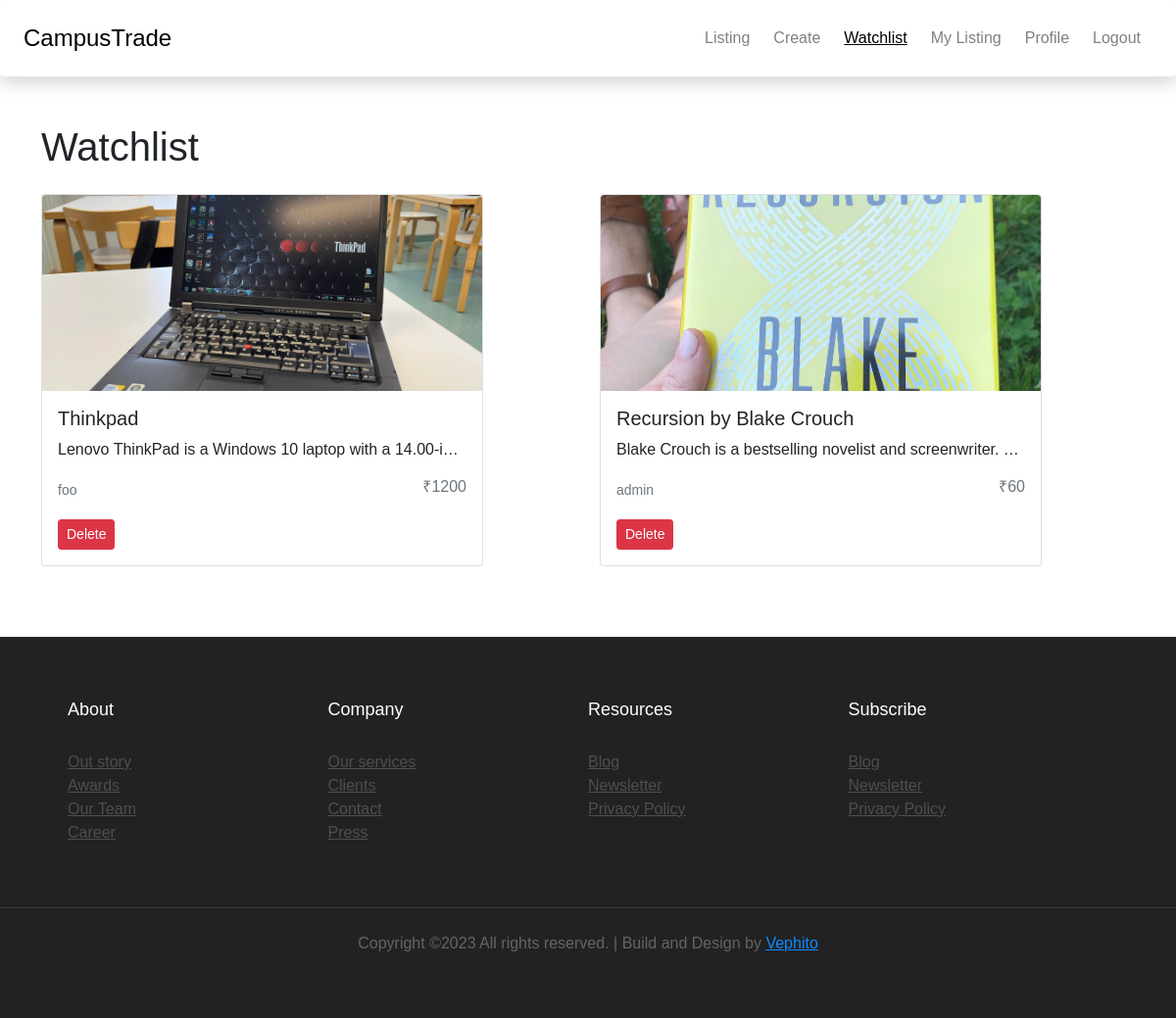
The app's page /auctions/watchlist/ (signed in) with its own data.
### auctions/models.py (models this page shows, shortened)
class Watchlist(models.Model):
    user = models.ForeignKey(User, on_delete=models.CASCADE)
    items = models.ForeignKey(
        Listing, on_delete=models.CASCADE, related_name="watch_items")
    total_items = models.IntegerField(null=True, blank=True)
    class Meta:
        ordering = ['items']

class Listing(models.Model):
    user = models.ForeignKey(
        User, on_delete=models.CASCADE, related_name="owner")
    title = models.CharField(max_length=60, default=None)
    image = models.ImageField(
        upload_to="images/", blank=True, null=True)
    price = models.IntegerField(default=0)
    description = models.TextField()
    sold = models.BooleanField(default=False)
    category = models.ForeignKey(Category, on_delete=models.CASCADE)
    date_created = models.DateTimeField(
        auto_now_add=True, null=True, blank=True)

class Bid(models.Model):
    bidder = models.ForeignKey(
        User, on_delete=models.CASCADE, related_name="bid_user")
    listing = models.ForeignKey(
        Listing, on_delete=models.CASCADE, related_name="bid_listing")
    bid_amount = models.IntegerField(default=0)
    bid_date = models.DateTimeField(auto_now_add=True)
    updated_at = models.DateTimeField(default=timezone.now)
    class Meta:
        ordering = ['bid_amount']

### auctions/views.py (the view)
# urls.py: path('watchlist/', WatchlistItem.as_view(), name="watchlist"),
class WatchlistItem(ListView):
    model = Watchlist
    context_object_name = 'watchlist'
    template_name = 'auctions/watchlist.html'
    def get_context_data(self, **kwargs):
        context = super().get_context_data(**kwargs)
        context['watchlist'] = context['watchlist'].filter(
            user=self.request.user)
        context['count'] = context['watchlist'].count()
        return context

### auctions/templates/auctions/watchlist.html (shortened to what this page needs)
{% extends 'auctions/base.html' %}
{%block body%}
<h1 class="mb-4">Watchlist</h1>
<div class="row ">
    {% for watch in watchlist %}
    <div class="col-md-5 mb-4">
      <div class="card">
        <a href="{% url 'listing_detail' watch.items.id %}">
          <img class="card-img-top" src="{{watch.items.image.url}}" alt="{{watch.items.title}}">
        </a>
        <div class="card-body">
          <h5 class="card-title">{{watch.items.title}}</h5>
          <p class="card-text card-text-list">{{watch.items.description}}</p>
          <div class="d-flex justify-content-between align-items-center">
            <small class="text-muted">{{watch.items.user}}</small>
            {% if watch.items.bid_listing.all %}
                <h6 class="text-muted">₹{{watch.items.bid_listing.last.bid_amount}}</h6>
                {% else %}
                <h6 class="text-muted">₹{{watch.items.price}}</h6>
                {% endif %}
          </div>
          <a href="{% url 'delete_watchlist' watch.id %}" class="btn btn-sm btn-danger mt-3">Delete</a>
        </div>
      </div>
    </div>
    <div class="col-md-1">
    </div>
    {% endfor %}
  </div>
{%endblock%}

### auctions/static/auctions/styles.css (style rules this page uses)
* { font-family:Arial,Helvetica, sans-serif,monospace,sans-serif; }
.card-text-list { overflow: hidden; text-overflow: ellipsis; white-space: nowrap; }
.card-img-top { width: 100%; height: 200px; object-fit: cover; transition: transform 0.2s ease; }
.card { overflow: hidden; }

### records on screen
Watchlist: items.image (picture), items "Thinkpad", items.description "Lenovo ThinkPad is a Windows 10 laptop with a 14.00-i…", items.user "foo", items.bid_listing.last.bid_amount "1200"
Watchlist: items.image (picture), items "Recursion by Blake Crouch", items.description "Blake Crouch is a bestselling novelist and screenwriter.…", items.user "admin", items.bid_listing.last.bid_amount "60"
